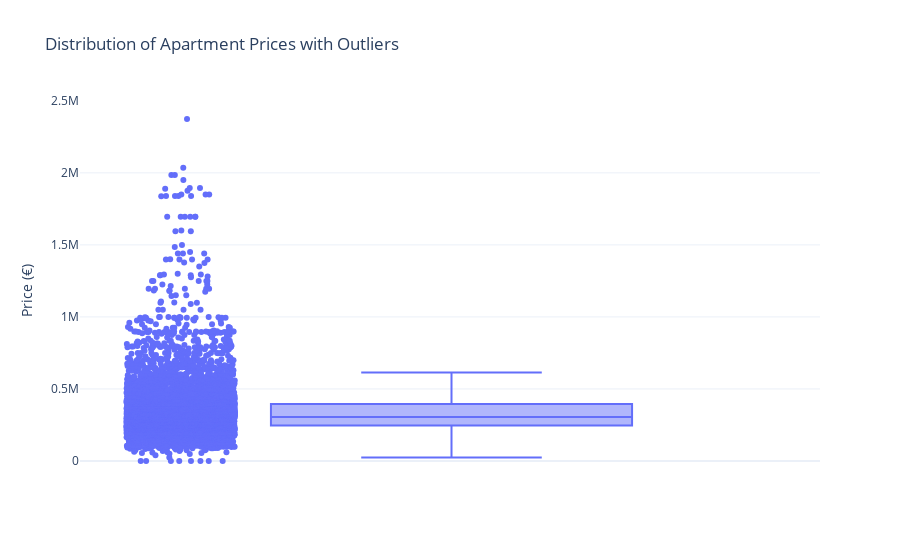

Here is the notebook cell this chart was saved with:
### Markdown cell above
## Price Distribution:

### Code cell
import plotly.express as px

fig = px.box(
    apartments,
    y="Price",
    points="all",   # show all points
    title="Distribution of Apartment Prices with Outliers",
    labels={"Price": "Price (€)"},
    template="plotly_white"
)

fig.show()

### Figure 1 — Plotly figure (JSON) as saved in the notebook; plotly's stock layout.template omitted (floating-point values rounded to 4 significant figures; data arrays with more than 128 entries replaced by an {"elided": "..."} marker saying what was removed)
{"data": [{"alignmentgroup": "True", "boxpoints": "all", "hovertemplate": "Price (€)=%{y}<extra></extra>", "legendgroup": "", "marker": {"color": "#636efa"}, "name": "", "notched": false, "offsetgroup": "", "orientation": "v", "showlegend": false, "type": "box", "x0": " ", "xaxis": "x", "y": {"elided": "7705 float values"}, "y0": " ", "yaxis": "y"}], "layout": {"boxmode": "group", "legend": {"tracegroupgap": 0}, "title": {"text": "Distribution of Apartment Prices with Outliers"}, "xaxis": {"anchor": "y", "domain": [0, 1]}, "yaxis": {"anchor": "x", "domain": [0, 1], "title": {"text": "Price (€)"}}}}
